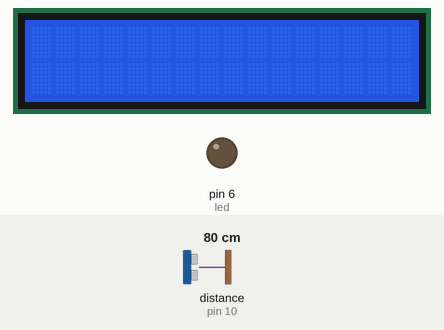
Simulated run of this sketch. Board: Arduino Uno, built with avr-gcc and run on an emulated ATmega328P. Shown: 16×2 character LCD, output pins drawn as LEDs (lit = HIGH). Wiring (inferred from the names in the program): ultrasonic range finder: trigger pin 9; echo pin 10. The test bench sets the inputs (shaded band); at power-on: distance to the obstacle (sensor on pin 10) 80 cm. The echo pulse lasts 58.3 µs per cm; pins used as bus, display or sensor lines are not drawn; what the sketch prints to the serial monitor is not drawn.

Above: at 1.2 s.
1.3 s: distance to the obstacle (sensor on pin 10) set to 2 cm
At 2.3 s:
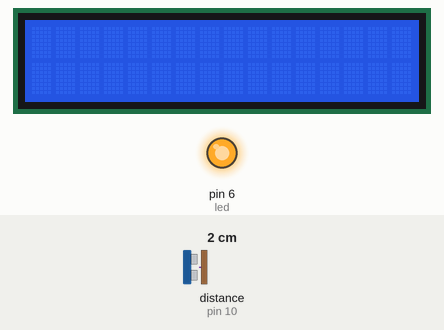
4.3 s: distance to the obstacle (sensor on pin 10) set to 60 cm
At 4.9 s:
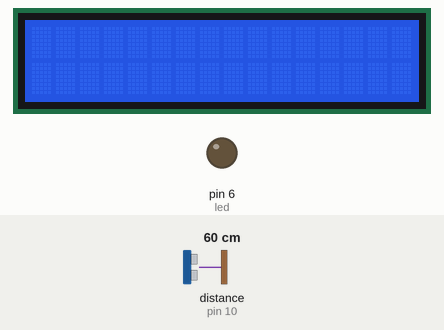
7.3 s: distance to the obstacle (sensor on pin 10) set to 4 cm
At 8.2 s:
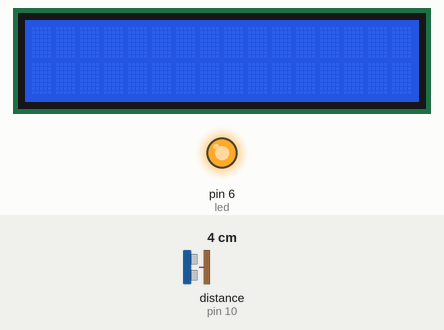
10.3 s: distance to the obstacle (sensor on pin 10) set to 35 cm
At 10.8 s:
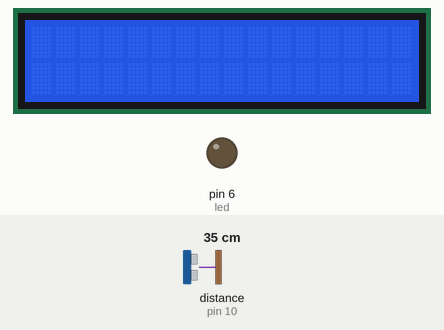
16.3 s: distance to the obstacle (sensor on pin 10) set to 9 cm
At 16.6 s:
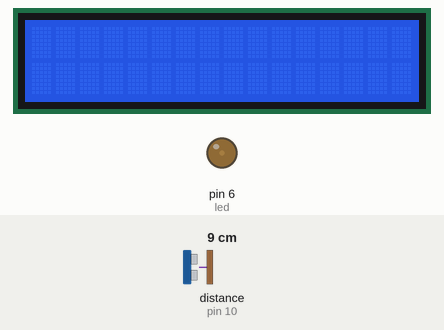
19.3 s: distance to the obstacle (sensor on pin 10) set to 120 cm
At 20.3 s:
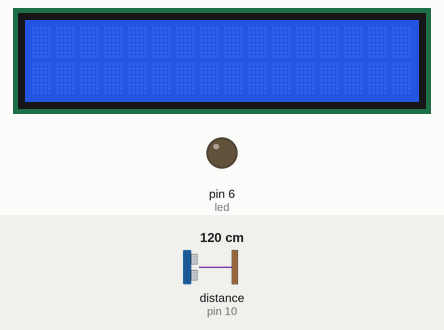
Timing chart, 0 to 22.3 s (numbered marks = the images above; inputs shaded):
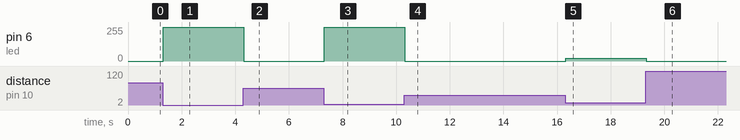

The sketch:

print-distance-with-SRO5.ino
```cpp
// include the library code:
#include <LiquidCrystal.h>
// initialize the library with the numbers of the interface pins
const int rs = 12, en = 11, d4 = 5, d5 = 4, d6 = 3, d7 = 2;
LiquidCrystal lcd(rs, en, d4, d5, d6, d7);
int tring = 9;
int echo = 10;
int led = 6;
void setup() {
  // put your setup code here, to run once:
  lcd.begin(16, 2);
  pinMode(tring, OUTPUT);
  pinMode(echo, INPUT);
  Serial.begin(9600);
  pinMode(led, OUTPUT);
}

void loop() {
  // put your main code here, to run repeatedly:
  digitalWrite(tring, LOW);
  delayMicroseconds(2);
  digitalWrite(tring, HIGH);
  delayMicroseconds(10);
  digitalWrite(tring, LOW);
  float ti = pulseIn(echo, HIGH);
  float distance = (ti * 0.034) / 2;
  Serial.print("Distance:");
  Serial.println(distance);
  lcd.setCursor(6, 0);
  lcd.print("cm");
  lcd.print(distance);
  delay(10);
  lcd.clear();
  int B = map(distance, 4, 30, 25, 0);
  if (distance > 30) {
    digitalWrite(led, LOW);
  } else if (distance < 4) {
    digitalWrite(led, HIGH);
  } else {
    analogWrite(led, B);
  }
}
```

Measured:
- after the input at 1.3 s, pin 6 (led): 0/255 → 255/255 at once
- after the input at 4.3 s, pin 6 (led): 255/255 → 0/255 at once
- after the input at 7.3 s, pin 6 (led): 0/255 → 255/255 at once
- after the input at 10.3 s, pin 6 (led): 255/255 → 0/255 at once
- after the input at 16.3 s, pin 6 (led): 0/255 → 22/255 at once
- after the input at 19.3 s, pin 6 (led): 22/255 → 0/255 at once
